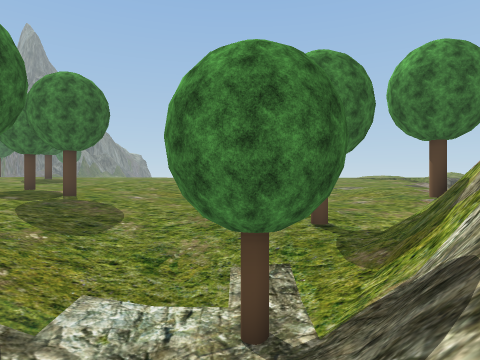
[1] (above)

19 first-person views from a walk through a Unity game level. The camera is 1.3 m above the floor, looks level and sees 75° across. The floor is counted in squares, 2 m on a side. Each view is taken from the middle of a square. On the plan, view 1 faces up. The plan holds only what a view shows up to about 10 squares ahead; the rest is blank. The place goes on beyond the plan. Some trees and plants on the terrain are drawn as simple stand-ins. The player character is not drawn.

[2]
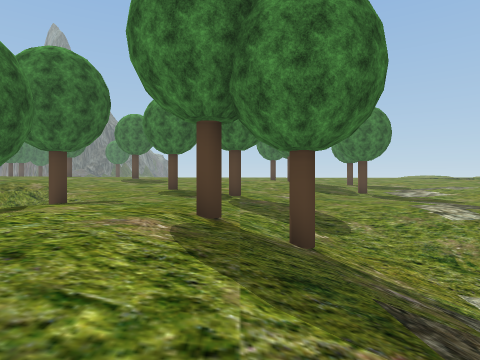

[3]
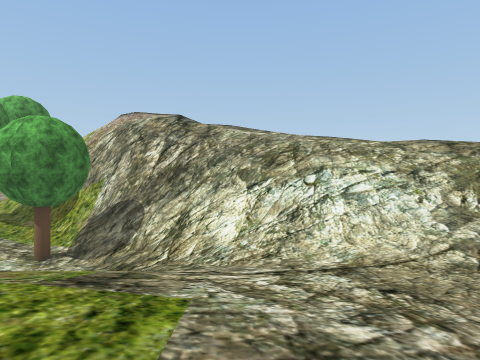

[4]
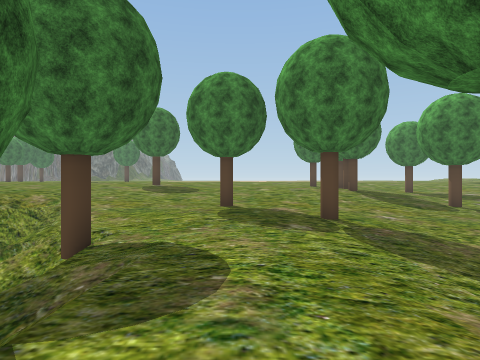

[5]
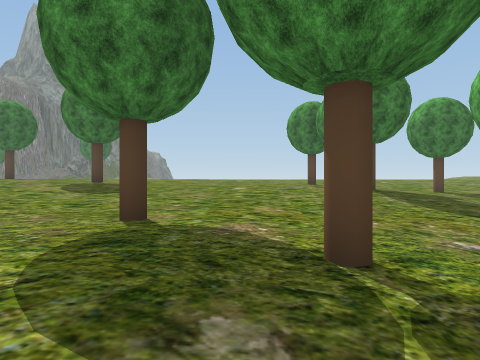

[6]
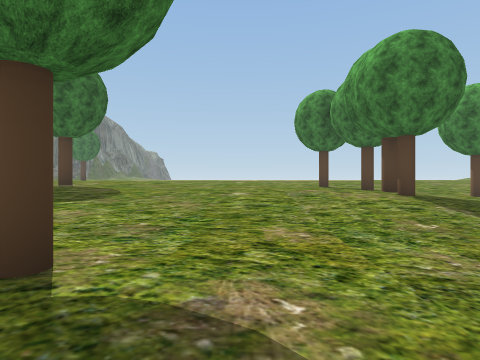

[7]
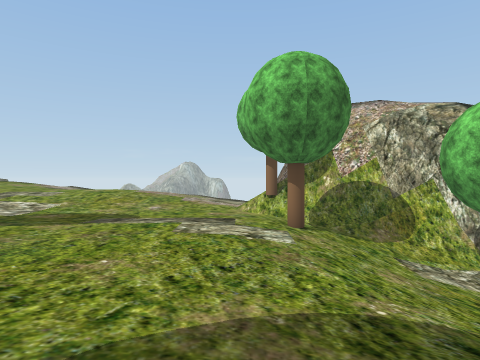

[8]
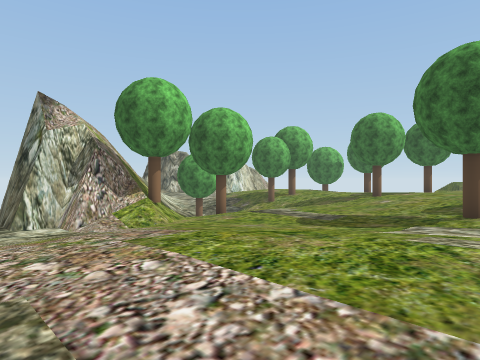

[9]
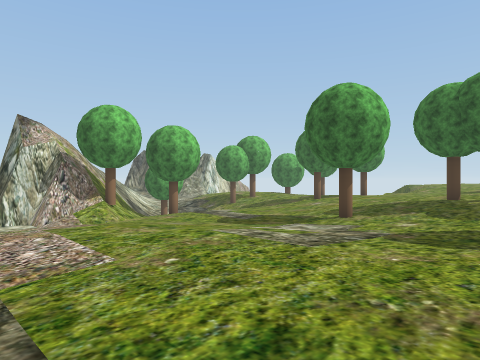

[10]
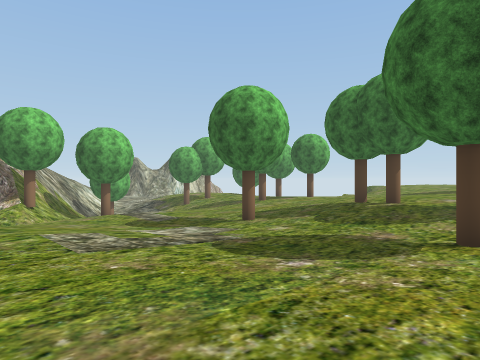

[11]
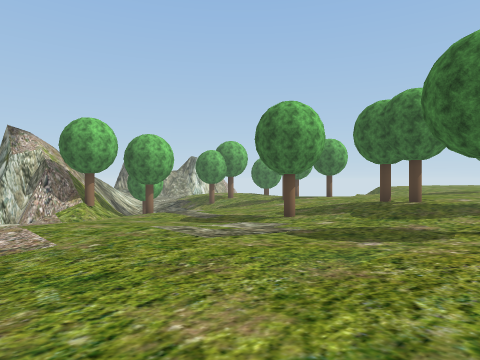

[12]
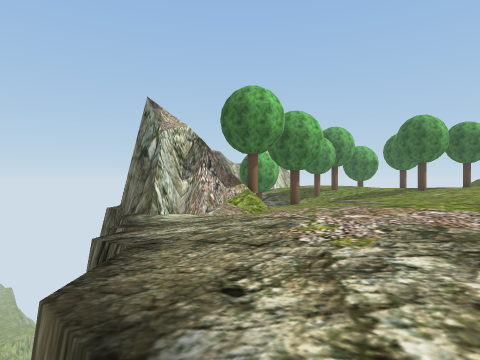

[13]
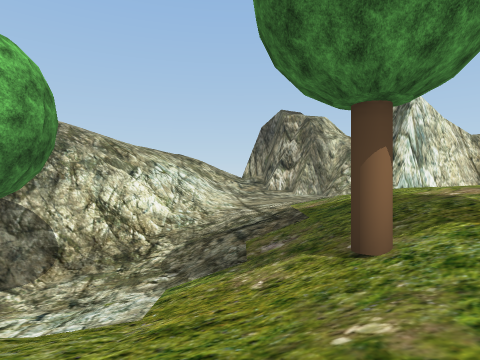

[14]
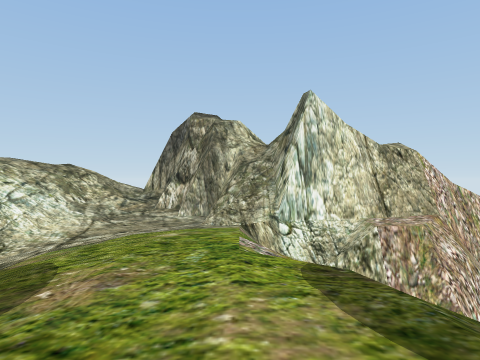

[15]
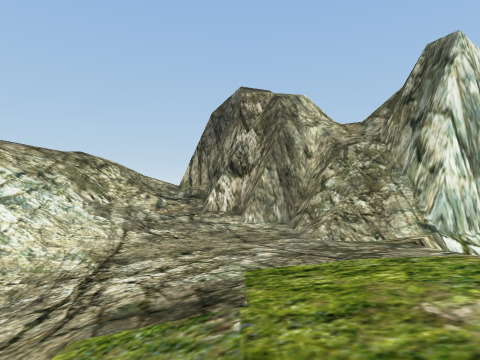

[16]
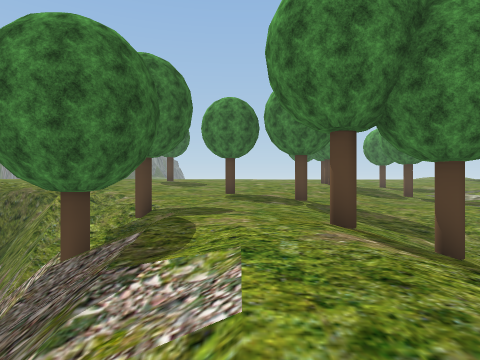

[17]
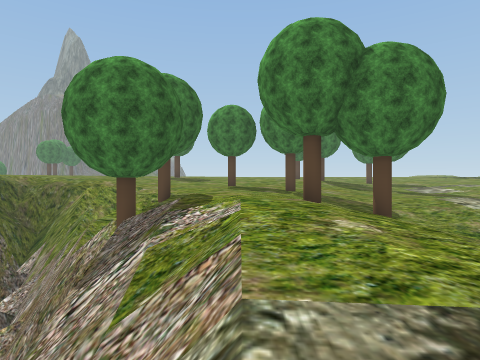

[18]
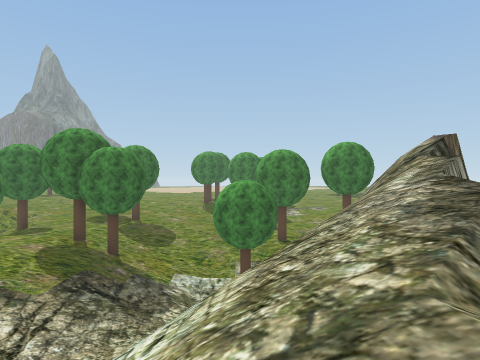

[19]
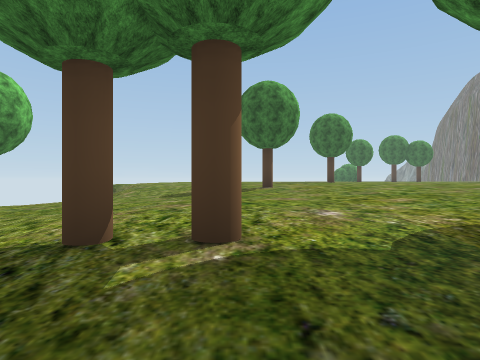

### Floor plan
Key: @ floor where view 1 was taken; # wall or solid block; . main floor; - floor 1.5 m lower than the main floor; : floor 1.5 m higher than the main floor; _ floor 3.25 m lower than the main floor; / step, stairs or slope; = window, fence, low wall or low ledge; v drop or lower ground; T tree.
Columns run from 12 left of view 1 to 12 right of it. Each row starts with its distance up from view 1.
 20   ::::::::     ....:::
 19  :::::::::T...T......:
 18  T:::::::::...........
 17 ::::::::::T...........
 16 ::::::::::T...........
 15 ::....................
 14 ............T............
 13 ........................v
 12 ........................v
 11 #....T.................v
 10 =......................v
  9  ......T..............v
  8 v .............../....v
  7 v -T..........T./T#..v
  6 vv //.....--/../####.v
  5 vv///..T.---///###v#v
  4 vvvT/...T--_T//#v//vv
  3    v/...//-__/##v/v
  2    v/...///_/##v//v
  1    v//...////#v//v
  0     v/....-/@///v
 -1 vvvv /....//////v
 -2 v.. =/..../////v
 -3 #####//.../////v
 -4     ###../////v
 -5       ##./////
 -6       ###////v
 -7        ##///v

Positions as (right, up) in squares from view 1, and headings:
1: (0, 0), facing up
2: (-5, 0), facing up
3: (-7, -1), facing right
4: (-7, 3), facing up
5: (-6, 7), facing up
6: (-6, 9), facing up
7: (-5, 8), facing right
8: (9, 15), facing down-left
9: (9, 18), facing down-left
10: (7, 20), facing down-left
11: (9, 20), facing down-left
12: (12, 14), facing down-left
13: (-3, 7), facing down
14: (-7, 5), facing down
15: (-5, 2), facing down
16: (-7, 0), facing up
17: (-7, -2), facing up
18: (0, -6), facing up
19: (0, 17), facing left
